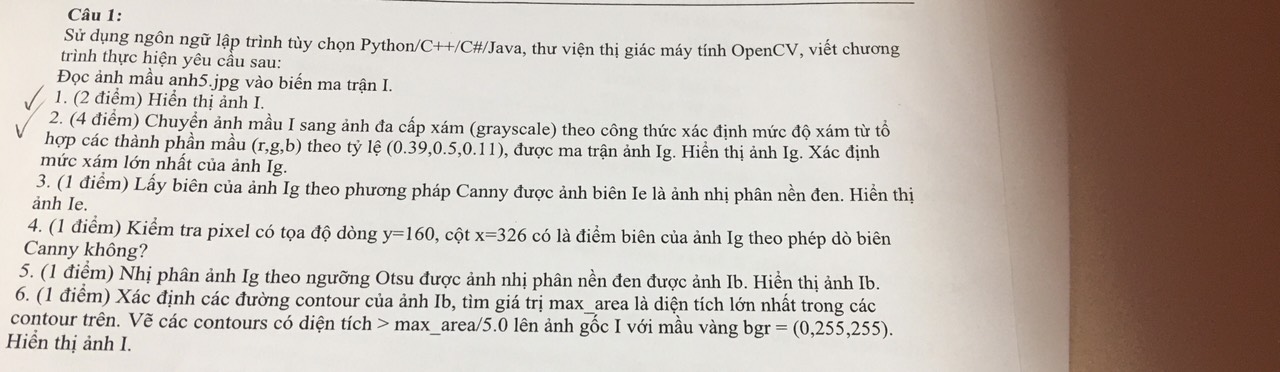
#> input picture Images/anh5.jpg, 1280 x 372 px, found by its file name
$ python de01.py
#> lines starting #> are read from the running program, lines starting #| are printed output that depends on the picture; after the words box and inside, x2 and y2 are one past the last pixel; in counts of white or black regions, pixels touching at a corner belong together
#> further down, I is the input picture: shape (372, 1280, 3); mean B, G, R 175.1, 182.8, 193
import cv2
import numpy as np
import os

BasePath = os.path.dirname(__file__) + "\\..\\Images\\"

def ConvertGrayImage(image: np.ndarray,r_ratio,g_ratio,b_ratio) -> np.ndarray:
#> called with r_ratio = 0.39, g_ratio = 0.5, b_ratio = 0.11
    b, g, r = cv2.split(image)
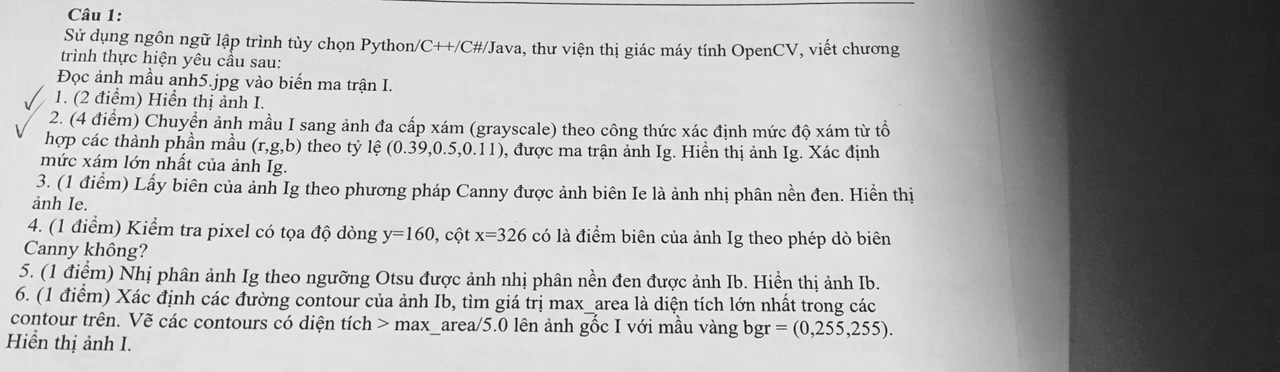
#> b: shape (372, 1280); min 9, max 253, mean 175.1
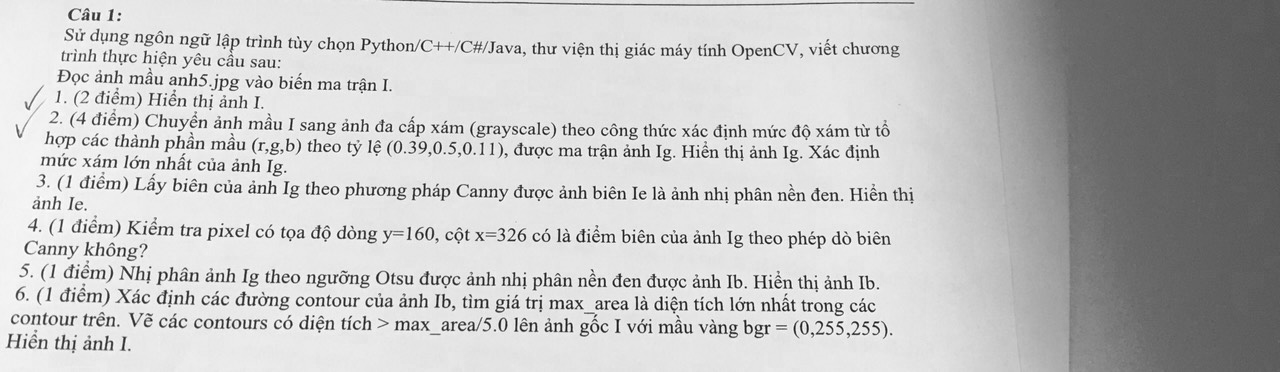
#> r: shape (372, 1280); min 14, max 255, mean 193
    gray_image = np.uint8(r_ratio * r + g_ratio * g + b_ratio * b)
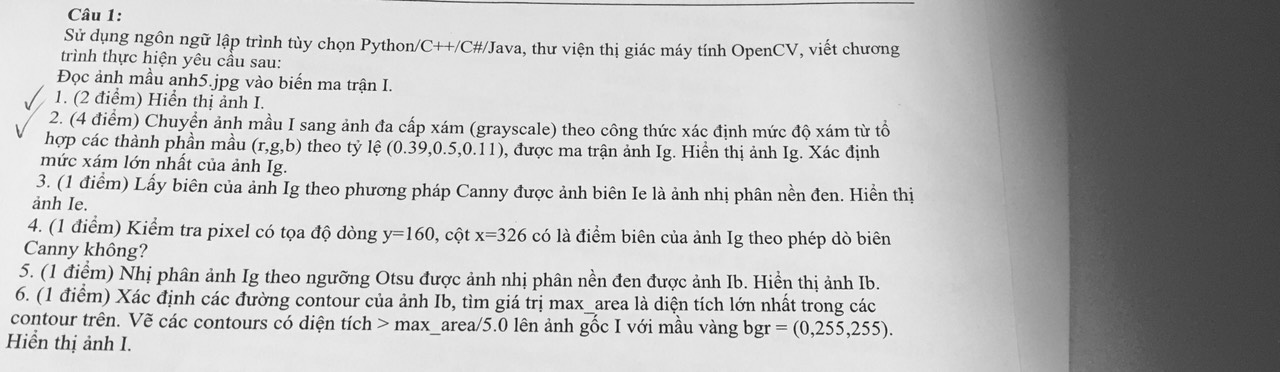
#> gray_image: shape (372, 1280); min 12, max 254, mean 185.4
    max_value = np.max(gray_image)
#> max_value = 254
    return gray_image,max_value

def CheckCanny(egde_image: np.ndarray,input_x,input_y,):
    cv2.imshow('Edge Image', egde_image)
    if egde_image[input_x, input_y] == 255:
        print(f"Pixel (x = {input_x}, y = {input_y}) là một điểm biên trên ảnh Ig.")
    else:
        print(f"Pixel (x = {input_x}, y = {input_y}) không phải là một điểm biên trên ảnh Ig.")

def DrawImageWithContour(image: np.ndarray,binary_image: np.ndarray):
    contours, _ = cv2.findContours(binary_image, cv2.RETR_LIST, cv2.CHAIN_APPROX_SIMPLE)

    max_area = 0
    for contour in contours:
        area = cv2.contourArea(contour)
        if area > max_area:
            max_area = area

    color_yellow = (0, 255, 255)

    for contour in contours:
        area = cv2.contourArea(contour)
        if area > max_area / 5.0:
            cv2.drawContours(image, [contour], -1, color_yellow, 3)
    cv2.imshow('Image with Contours', image)


if __name__ == '__main__':
    ImagePath = BasePath + "anh5.jpg"

    #1
    I = cv2.imread(ImagePath,cv2.IMREAD_COLOR)
    cv2.imshow("Input",I)

    #2
    Ig,max_gray_value = ConvertGrayImage(I,0.39,0.5,0.11)
#> max_gray_value = 254
    cv2.imshow("Gray",Ig)

    #3
    Ie = cv2.Canny(Ig,100,200)
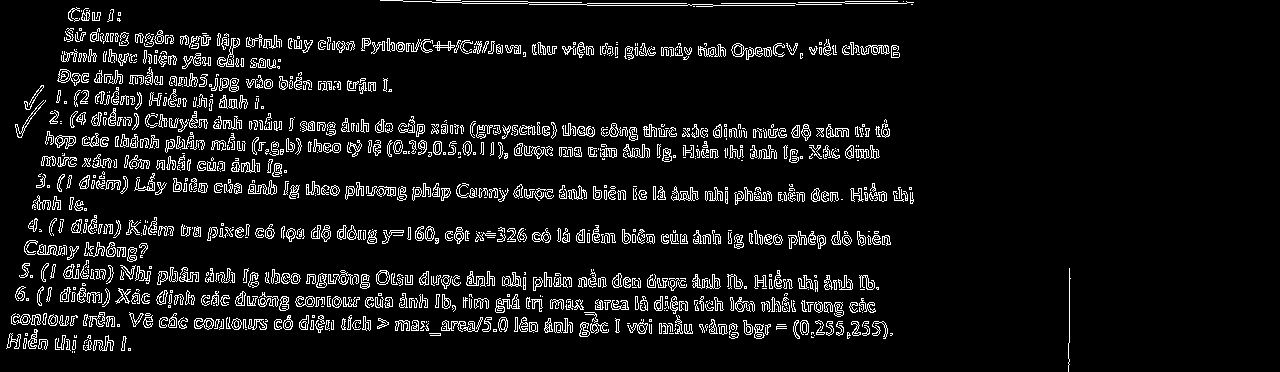
#> Ie: shape (372, 1280); 7.7% white in thin lines or dots, all inside (x1, y1, x2, y2) = (6, 0, 1071, 372)
    cv2.imshow("Edge Image", Ie)

    #4
    CheckCanny(Ie,326,160)

    #5
    _, Ib = cv2.threshold(Ig, 0, 255, cv2.THRESH_BINARY + cv2.THRESH_OTSU)
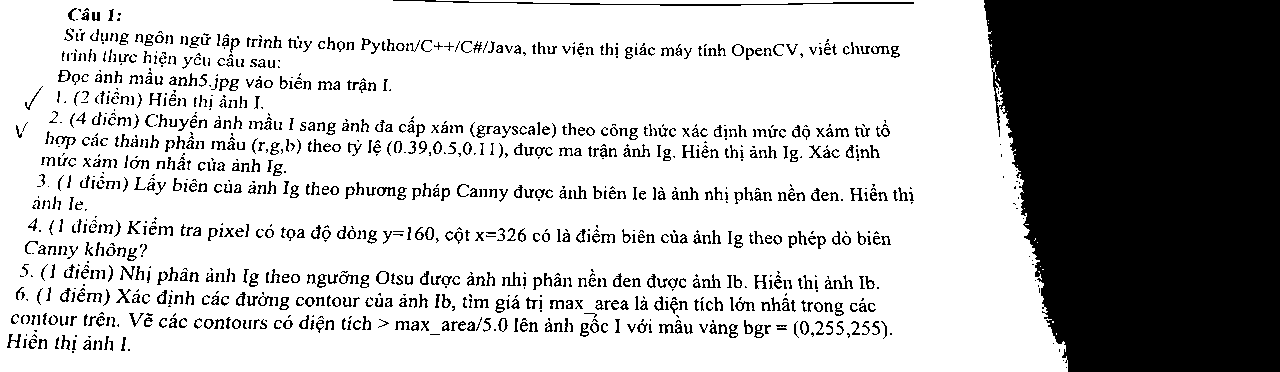
#> Ib: shape (372, 1280); 73.1% white; 1112 black regions (404 under 20 px)
    cv2.imshow('Binary Image', Ib)

    #6
    DrawImageWithContour(I,Ib)
#> in DrawImageWithContour, `contours, _ = cv2.findContours(binary_image, cv2.RETR_LIST, cv2.CHAIN_..`: contours = 1704 contours, 813 with area under 20; largest, box (x1, y1, x2, y2) and area: (0, 0, 1068, 372) 376757, (376, 186, 397, 197) 151, (679, 186, 700, 201) 143, (54, 135, 77, 150) 135, (631, 143, 651, 158) 128
#> the loop in DrawImageWithContour, `for contour in contours:` made 1704 passes
#> (area, max_area) on passes 9, 12, 15, 29, 34, 248, 823, 829, 1704: (35.5, 35.5), (67, 67), (75.5, 75.5), (86, 86), (118, 118), (119, 119), (143, 143), (151, 151), (376757, 376757)
#> area on passes 10, 11, 13, 14, 16, 17: 35, 35, 38.5, 37.5, 23, 32
#> after the loop in DrawImageWithContour, `for contour in contours:`: max_area = 376757
#> the loop in DrawImageWithContour, `for contour in contours:` made 1704 passes
#> area on passes 9 to 11: 35.5, 35, 35
#> after the loop in DrawImageWithContour, `for contour in contours:`:
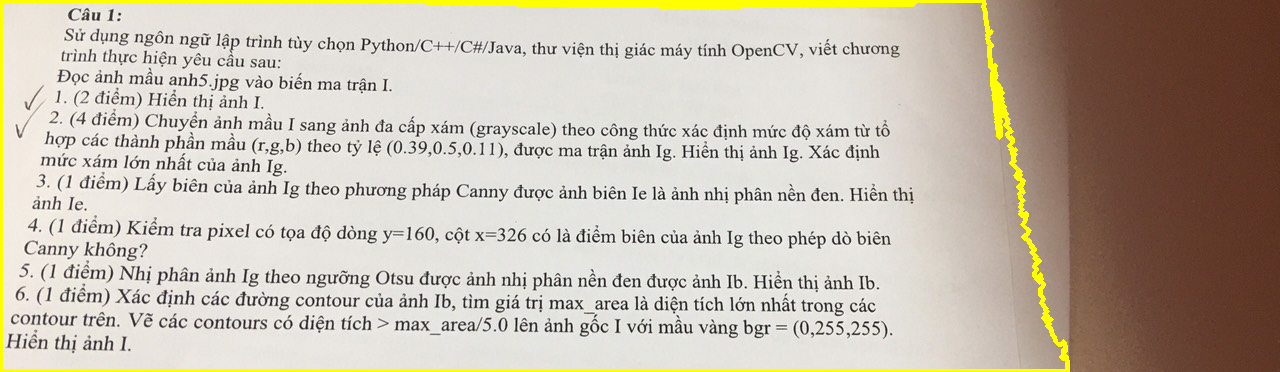
#> image: shape (372, 1280, 3); 2.56% of pixels changed, all inside (x1, y1, x2, y2) = (0, 0, 1070, 372)
    cv2.waitKey(0)
    cv2.destroyAllWindows()
